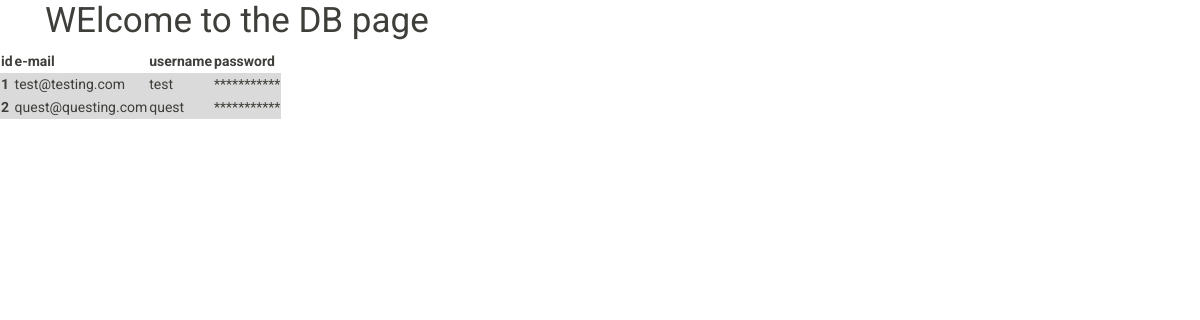
The page / on the database its author committed.
### app.py (models this page shows)
class Users(db.Model):
    id = db.Column(db.Integer, primary_key=True)
    email = db.Column(db.String(25))
    username = db.Column(db.String(25))
    password = db.Column(db.String(80))

### app.py (the view)
@app.route("/", methods=['GET'])
def index():
    all_users = Users.query.all()
    return render_template('index.html', **locals())

### templates/index.html (shortened to what this page needs)
<!DOCTYPE html>
<html>
  <head>
  <link rel="stylesheet" href="https://bootswatch.com/4/sandstone/bootstrap.min.css" type="text/css">
  </head>
  <body>
  </body>
</html>
<body>
  <div class="container">
    <div class="test-cent">
      <h1>WElcome to the DB page</h1>
    </div>
  </div>
<div class-"container">
  <div class="row">
    <div class="col-sm">
      <table class"table table-hover">
        <thread>
          <tr>
            <th scope="col">id</th>
            <th scope="col">e-mail</th>
            <th scope="col">username</th>
            <th scope="col">password</th>
          </tr>
          </thread>
          <tbody>
            {% for item in all_users %}
            <tr class="table-active">
              <th scope= "row">{{item.id}}</th>
              <td>{{item.email}}</td>
              <td>{{item.username}}</td>
              <td>***********</td>
            </tr>
            {% endfor %}
          </tbody>
        </table>
      </div>
    </div>
  </div>
</body>

### rows shown on the page
Users: id "1", email "test@testing.com", username "test"
Users: id "2", email "quest@questing.com", username "quest"
